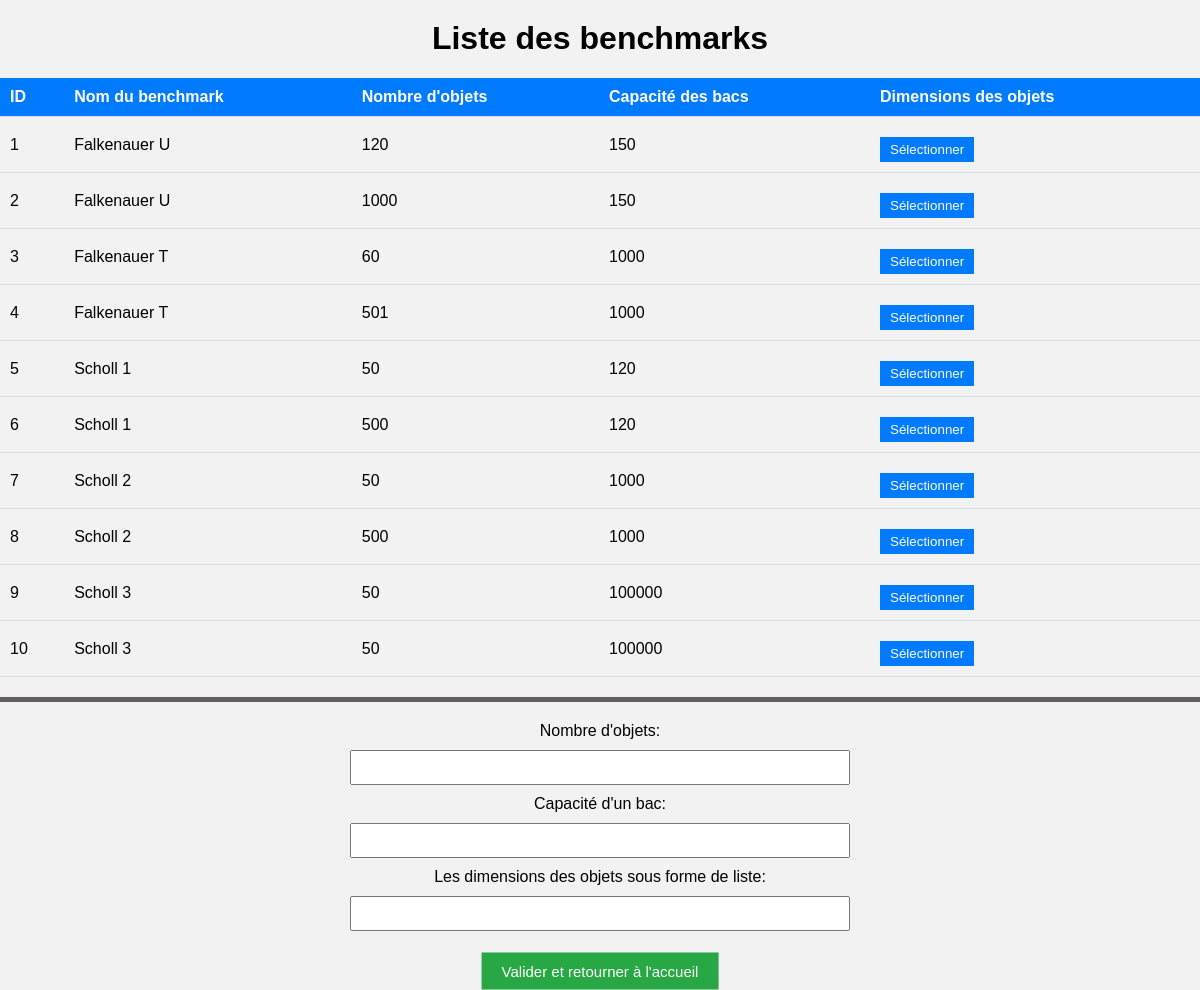
Page /ouvrir-base-de-donnees on the earlier database version.
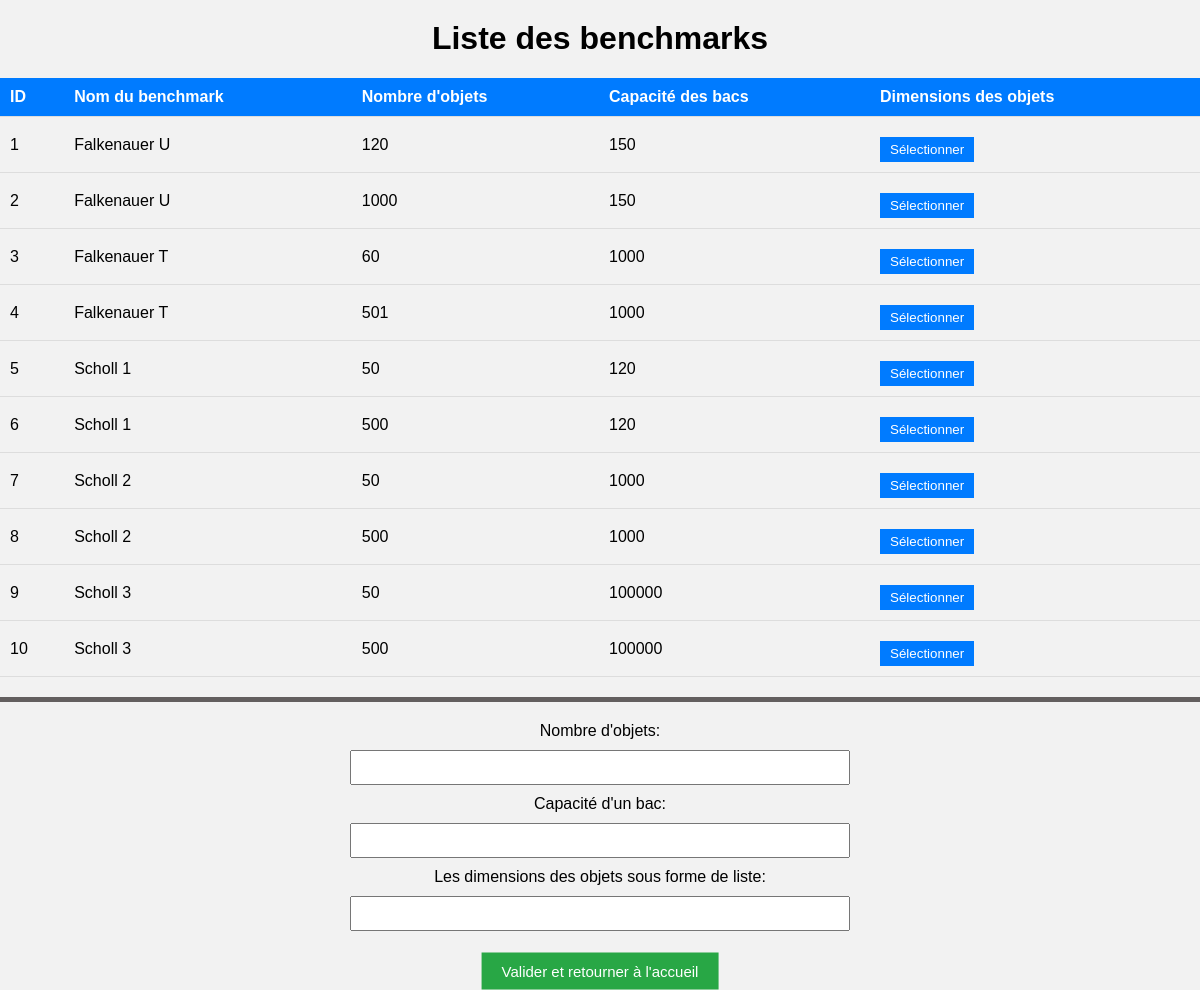
Same page on the later database version.
### tables this page shows
CREATE TABLE benchmarks (
        ID INTEGER PRIMARY KEY AUTOINCREMENT,
        nom TEXT,
        nombre_objets INTEGER,
        capacite_bins INTEGER,
        taille_objets INTEGER
    );

### app.py (the view)
@app.route('/ouvrir-base-de-donnees')
def ouvrir_base_route():
    conn = ouvrir_base_de_donnees()  # Appel de la fonction qui ouvre la base de données
    if conn:
        try:
            cursor = conn.cursor()
            cursor.execute("SELECT * FROM benchmarks")
            data = cursor.fetchall()
            conn.close()
            print("Données extraites de la base de données :", data)
            return render_template('afficher_benchmarks.html', benchmarks=data)
        except Exception as e:
            return f"Erreur lors de la récupération des données : {e}"
    else:
        return "Erreur lors de l'ouverture de la base de données."

### app.py (called while the page is built)
def ouvrir_base_de_donnees():
    try:
        conn = sqlite3.connect(db_path)
        print("Base de données ouverte avec succès !")
        return conn
    except sqlite3.Error as e:
        print(f"Erreur lors de l'ouverture de la base de données : {e}")
        return None

### templates/afficher_benchmarks.html (shortened to what this page needs)
<!DOCTYPE html>
<html lang="en">
<head>
    <link rel="stylesheet" href="{{ url_for('static', filename='bdd.css') }}">
</head>
<body>
    <h1>Liste des benchmarks</h1>
    <table>
        <thead>
            <tr>
                <th>ID </th>
                <th>Nom du benchmark </th>
                <th>Nombre d'objets</th>
                <th>Capacité des bacs</th>
                <th>Dimensions des objets</th>
            </tr>
        </thead>
        <tbody>
            {% for benchmark in benchmarks %}
            <tr>
                <td>{{ benchmark[0] }}</td>
                <td>{{ benchmark[1] }}</td>
                <td>{{ benchmark[2] }}</td>
                <td>{{ benchmark[3] }}</td>
                <td>
                    <button class="select-btn" data-nombre-objets="{{ benchmark[2] }}"
                        data-capacite-bin="{{ benchmark[3] }}"
                        data-dimensions-objets="{{ benchmark[4] }}">Sélectionner</button>
                </td>
            </tr>
            {% endfor %}
        </tbody>
    </table>
    <form id="user-input-form" action="/valider" method="GET">
        <label for="nombre-objets">Nombre d'objets:</label>
        <input type="text" id="nombre-objets" name="nombre-objets" value="{{ nombre_objets }}">
        <label for="capacite-bin"> Capacité d'un bac:</label>
        <input type="text" id="capacite-bin" name="capacite-bin" value="{{ capacite_bin }}">
        <label for="dimensions-objets">Les dimensions des objets sous forme de liste:</label>
        <input type="text" id="dimensions-objets" name="dimensions-objets" value="{{ dimensions_objets }}">
    </form>
    <button id="accueil-btn" onclick="redirigerVersIndex()">Valider et retourner à l'accueil</button>
</body>
</html>

### static/bdd.css (style rules this page uses)
body { font-family: Arial, sans-serif; margin: 0; padding: 0; background-color: #f2f2f2; }
h1 { text-align: center; margin-top: 20px; }
table { width: 100%; border-collapse: collapse; margin-top: 20px; }
thead { background-color: #007bff; color: white; }
th, td { padding: 10px; text-align: left; border-bottom: 1px solid #ddd; }
.select-btn { background-color: #007bff; color: white; border: none; padding: 5px 10px; cursor: pointer; }
form { margin-top: 20px; text-align: center; }
label { display: block; margin-bottom: 5px; }
input[type="text"] { width: 100%; padding: 8px; margin-top: 5px; margin-bottom: 15px; box-sizing: border-box; }
button { background-color: #28a745; color: white; border: none; padding: 10px 20px; cursor: pointer; margin-top: 10px; }
#accueil-btn { margin-top: 30px; position: absolute; left: 50%; transform: translate(-50%, -50%); font-size: 15px; }
input[type="text"] { width: 500px; padding: 8px; margin: 10px auto; display: block; text-align: center; }
#user-input-form { border-top: 5px solid #635f5f; padding-top: 20px; }

Differences in the rows shown:
changed benchmarks id 10: nombre_objets "50" → "500"
